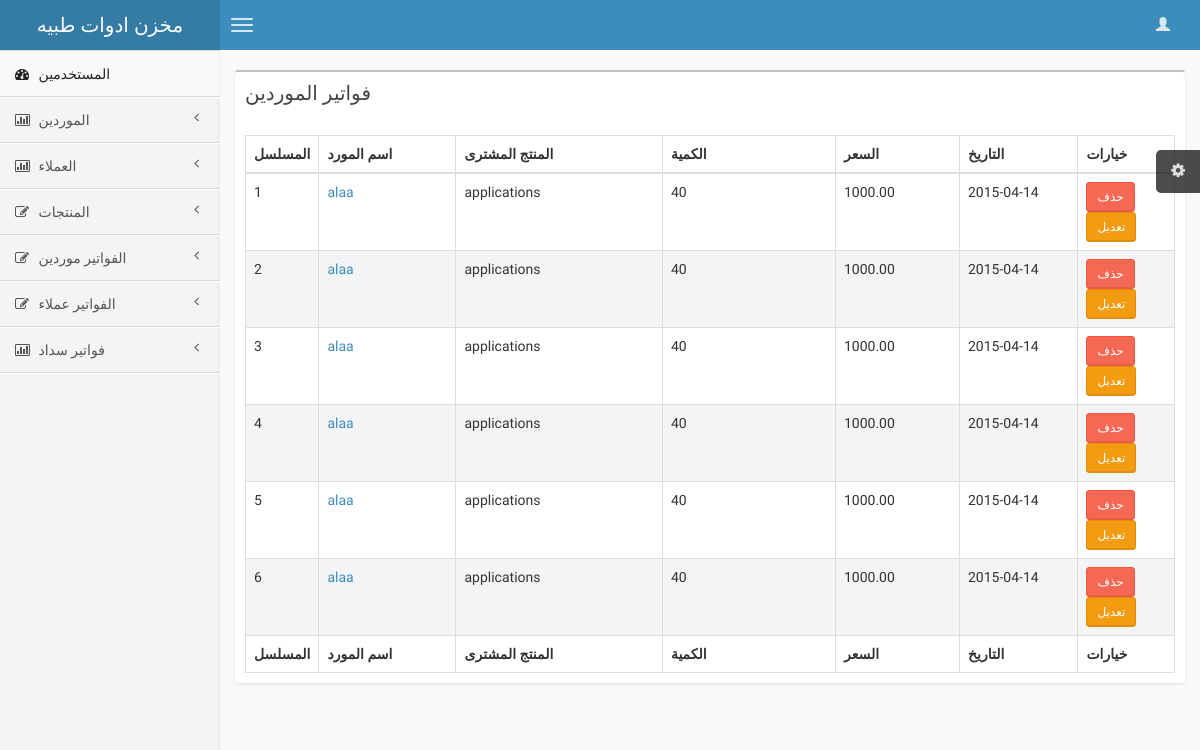
The app's page /showsupplierbill.php (signed in) with its own data.
### tables this page shows
CREATE TABLE IF NOT EXISTS `bill_products` (
  `id` int(11) NOT NULL AUTO_INCREMENT,
  `product_id` int(11) NOT NULL,
  `quantity` int(11) NOT NULL,
  `price` decimal(10,2) NOT NULL,
  `supplier_id` int(11) NOT NULL,
  `time` date NOT NULL,
  `bill_num` int(11) NOT NULL,
  PRIMARY KEY (`id`)
);

CREATE TABLE IF NOT EXISTS `suppliers` (
  `id` int(11) NOT NULL AUTO_INCREMENT,
  `supplier_name` text NOT NULL,
  `address` text NOT NULL,
  `phone` varchar(100) NOT NULL,
  `debts` decimal(10,2) NOT NULL,
  PRIMARY KEY (`id`)
);

CREATE TABLE IF NOT EXISTS `products` (
  `id` int(11) NOT NULL AUTO_INCREMENT,
  `product_name` text NOT NULL,
  `supplier_id` text NOT NULL,
  `original_price` decimal(10,3) NOT NULL,
  `quantity` int(11) NOT NULL,
  `product_price` decimal(10,3) NOT NULL,
  PRIMARY KEY (`id`)
);

### showsupplierbill.php (the view, shortened to what this page needs)
<?php require 'sidebar.php'; ?>
<section class="content">
	<div class="row">
		<div class="col-xs-12">
			<div class="box">
				<div class="box-header">
					<h3 class="box-title">فواتير الموردين</h3>
				</div>
				<div class="box-body table-responsive">
					<div id="example1_wrapper" class="dataTables_wrapper form-inline" role="grid">
						<div class="row">
							<div class="col-xs-6">
								</div>
					<div class="col-xs-6">
				</div>
						</div>
						<table id="example1" class="table table-bordered table-striped dataTable" aria-describedby="example1_info">
							<thead>
								<tr role="row">
									<th>المسلسل</th>
									<th class="sorting_asc" role="columnheader" tabindex="0" aria-controls="example1" rowspan="1" colspan="1" aria-sort="ascending" aria-label="Rendering engine: activate to sort column descending" style="width: 189px;">اسم المورد</th>
									<th class="sorting" role="columnheader" tabindex="0" aria-controls="example1" rowspan="1" colspan="1" aria-label="Browser: activate to sort column ascending" style="width: 277px;">المنتج المشترى</th>
									<th class="sorting" role="columnheader" tabindex="0" aria-controls="example1" rowspan="1" colspan="1" aria-label="Platform(s): activate to sort column ascending" style="width: 248px;">الكمية</th>
									<th class="sorting" role="columnheader" tabindex="0" aria-controls="example1" rowspan="1" colspan="1" aria-label="Engine version: activate to sort column ascending" style="width: 159px;">السعر</th>
									<th class="sorting" role="columnheader" tabindex="0" aria-controls="example1" rowspan="1" colspan="1" aria-label="Engine version: activate to sort column ascending" style="width: 159px;">التاريخ</th>
									<th class="sorting" role="columnheader" tabindex="0" aria-controls="example1" rowspan="1" colspan="1" aria-label="CSS grade: activate to sort column ascending" style="width: 115px;">خيارات</th>
								</tr>
							</thead>
							<tfoot>
								<tr role="row">
									<th>المسلسل</th>
									<th class="sorting_asc" role="columnheader" tabindex="0" aria-controls="example1" rowspan="1" colspan="1" aria-sort="ascending" aria-label="Rendering engine: activate to sort column descending" style="width: 189px;">اسم المورد</th>
									<th class="sorting" role="columnheader" tabindex="0" aria-controls="example1" rowspan="1" colspan="1" aria-label="Browser: activate to sort column ascending" style="width: 277px;">المنتج المشترى</th>
									<th class="sorting" role="columnheader" tabindex="0" aria-controls="example1" rowspan="1" colspan="1" aria-label="Platform(s): activate to sort column ascending" style="width: 248px;">الكمية</th>
									<th class="sorting" role="columnheader" tabindex="0" aria-controls="example1" rowspan="1" colspan="1" aria-label="Engine version: activate to sort column ascending" style="width: 159px;">السعر</th>
									<th class="sorting" role="columnheader" tabindex="0" aria-controls="example1" rowspan="1" colspan="1" aria-label="Engine version: activate to sort column ascending" style="width: 159px;">التاريخ</th>
									<th class="sorting" role="columnheader" tabindex="0" aria-controls="example1" rowspan="1" colspan="1" aria-label="CSS grade: activate to sort column ascending" style="width: 115px;">خيارات</th>
								</tr>
							</tfoot>
							<tbody role="alert" aria-live="polite" aria-relevant="all"><tr class="odd">
								<?php
								require 'connection.php';
								$sql="SELECT * FROM bill_products";
								$query=$conn->query($sql);
								$i=1;
								while ($result=$query->fetch(PDO::FETCH_ASSOC)) {
									extract($result);
									$query2=$conn->query("SELECT supplier_name FROM suppliers WHERE id=$supplier_id");
									$result2=$query2->fetch(PDO::FETCH_ASSOC);
									extract($result2);
									$query3=$conn->query("SELECT product_name FROM products WHERE id=$product_id");
									$result3=$query3->fetch(PDO::FETCH_ASSOC);
									extract($result3);
									echo "<tr class='even'>
									<td>$i</td>
									<td class=''><a href='supplier_bill.php?id=$supplier_id'>$supplier_name</a></td>
									<td class=''>$product_name</td>
									<td class=''>$quantity</td>
									<td class=''>$price</td>
									<td class=''>$time</td>
									<td class=''><a href='deletesupplierbill.php?id=$id'><button class='btn btn-danger btn-sm'>حذف</button></a>
									<a href='editsupplierbill.php?id=$id'><button class='btn btn-warning btn-sm'>تعديل</button></a></td>
									</tr>";
									$i++;
								}
								?>
							</tbody>
						</table>
					</div>
				</div>
			</div>
		</div>
	</section>
	<?php require 'footer.php'; ?>

### records on screen
bill_products: supplier.supplier_name "alaa", product.product_name "applications", quantity "40", price "1000.00", time "2015-04-14"
bill_products: supplier.supplier_name "alaa", product.product_name "applications", quantity "40", price "1000.00", time "2015-04-14"
bill_products: supplier.supplier_name "alaa", product.product_name "applications", quantity "40", price "1000.00", time "2015-04-14"
bill_products: supplier.supplier_name "alaa", product.product_name "applications", quantity "40", price "1000.00", time "2015-04-14"
bill_products: supplier.supplier_name "alaa", product.product_name "applications", quantity "40", price "1000.00", time "2015-04-14"
bill_products: supplier.supplier_name "alaa", product.product_name "applications", quantity "40", price "1000.00", time "2015-04-14"
